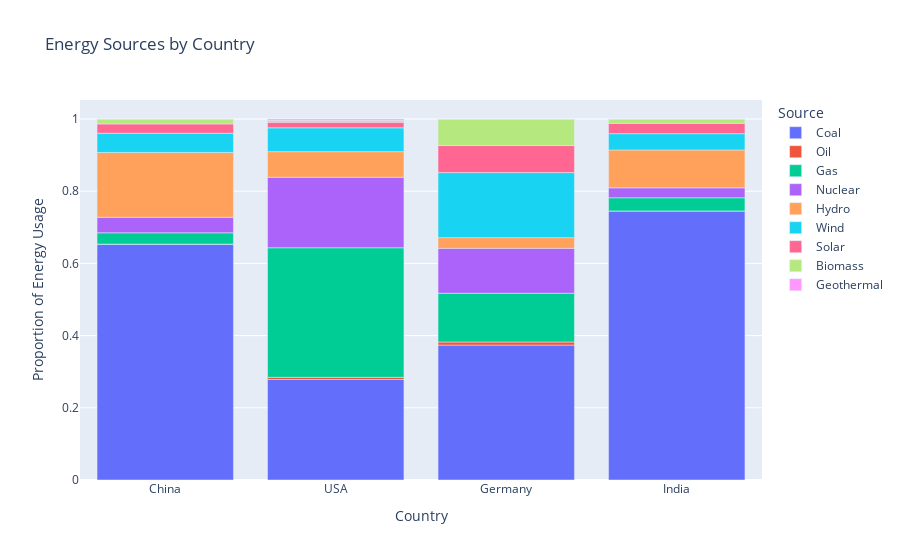

Notebook source saved alongside this figure:
### Code cell
energysource_fig = px.bar(df, x="country", 
                          y=['Coal','Oil','Gas','Nuclear','Hydro','Wind','Solar','Biomass','Geothermal'], 
                          title="Energy Sources by Country", 
                          )
energysource_fig.update_layout(xaxis_title="Country", yaxis_title='Proportion of Energy Usage', legend_title="Source")
energysource_fig.show()

### Figure 1 — Plotly figure (JSON) as saved in the notebook; plotly's stock layout.template omitted (floating-point values rounded to 4 significant figures)
{"data": [{"alignmentgroup": "True", "hovertemplate": "variable=Coal<br>country=%{x}<br>value=%{y}<extra></extra>", "legendgroup": "Coal", "marker": {"color": "#636efa"}, "name": "Coal", "offsetgroup": "Coal", "orientation": "v", "showlegend": true, "textposition": "auto", "type": "bar", "x": ["China", "USA", "Germany", "India"], "xaxis": "x", "y": [0.6532, 0.2783, 0.3737, 0.7454], "yaxis": "y"}, {"alignmentgroup": "True", "hovertemplate": "variable=Oil<br>country=%{x}<br>value=%{y}<extra></extra>", "legendgroup": "Oil", "marker": {"color": "#EF553B"}, "name": "Oil", "offsetgroup": "Oil", "orientation": "v", "showlegend": true, "textposition": "auto", "type": "bar", "x": ["China", "USA", "Germany", "India"], "xaxis": "x", "y": [0.0002186, 0.006109, 0.008516, 9.409e-05], "yaxis": "y"}, {"alignmentgroup": "True", "hovertemplate": "variable=Gas<br>country=%{x}<br>value=%{y}<extra></extra>", "legendgroup": "Gas", "marker": {"color": "#00cc96"}, "name": "Gas", "offsetgroup": "Gas", "orientation": "v", "showlegend": true, "textposition": "auto", "type": "bar", "x": ["China", "USA", "Germany", "India"], "xaxis": "x", "y": [0.0314, 0.3589, 0.1351, 0.03638], "yaxis": "y"}, {"alignmentgroup": "True", "hovertemplate": "variable=Nuclear<br>country=%{x}<br>value=%{y}<extra></extra>", "legendgroup": "Nuclear", "marker": {"color": "#ab63fa"}, "name": "Nuclear", "offsetgroup": "Nuclear", "orientation": "v", "showlegend": true, "textposition": "auto", "type": "bar", "x": ["China", "USA", "Germany", "India"], "xaxis": "x", "y": [0.04298, 0.1954, 0.1245, 0.0275], "yaxis": "y"}, {"alignmentgroup": "True", "hovertemplate": "variable=Hydro<br>country=%{x}<br>value=%{y}<extra></extra>", "legendgroup": "Hydro", "marker": {"color": "#FFA15A"}, "name": "Hydro", "offsetgroup": "Hydro", "orientation": "v", "showlegend": true, "textposition": "auto", "type": "bar", "x": ["China", "USA", "Germany", "India"], "xaxis": "x", "y": [0.1795, 0.07083, 0.02948, 0.1048], "yaxis": "y"}, {"alignmentgroup": "True", "hovertemplate": "variable=Wind<br>country=%{x}<br>value=%{y}<extra></extra>", "legendgroup": "Wind", "marker": {"color": "#19d3f3"}, "name": "Wind", "offsetgroup": "Wind", "orientation": "v", "showlegend": true, "textposition": "auto", "type": "bar", "x": ["China", "USA", "Germany", "India"], "xaxis": "x", "y": [0.0533, 0.06602, 0.1802, 0.04525], "yaxis": "y"}, {"alignmentgroup": "True", "hovertemplate": "variable=Solar<br>country=%{x}<br>value=%{y}<extra></extra>", "legendgroup": "Solar", "marker": {"color": "#FF6692"}, "name": "Solar", "offsetgroup": "Solar", "orientation": "v", "showlegend": true, "textposition": "auto", "type": "bar", "x": ["China", "USA", "Germany", "India"], "xaxis": "x", "y": [0.02577, 0.01545, 0.07501, 0.02864], "yaxis": "y"}, {"alignmentgroup": "True", "hovertemplate": "variable=Biomass<br>country=%{x}<br>value=%{y}<extra></extra>", "legendgroup": "Biomass", "marker": {"color": "#B6E880"}, "name": "Biomass", "offsetgroup": "Biomass", "orientation": "v", "showlegend": true, "textposition": "auto", "type": "bar", "x": ["China", "USA", "Germany", "India"], "xaxis": "x", "y": [0.01364, 0.00506, 0.07321, 0.01191], "yaxis": "y"}, {"alignmentgroup": "True", "hovertemplate": "variable=Geothermal<br>country=%{x}<br>value=%{y}<extra></extra>", "legendgroup": "Geothermal", "marker": {"color": "#FF97FF"}, "name": "Geothermal", "offsetgroup": "Geothermal", "orientation": "v", "showlegend": true, "textposition": "auto", "type": "bar", "x": ["China", "USA", "Germany", "India"], "xaxis": "x", "y": [0, 0.003867, 0.0003275, 0], "yaxis": "y"}], "layout": {"barmode": "relative", "legend": {"title": {"text": "Source"}, "tracegroupgap": 0}, "title": {"text": "Energy Sources by Country"}, "xaxis": {"anchor": "y", "domain": [0, 1], "title": {"text": "Country"}}, "yaxis": {"anchor": "x", "domain": [0, 1], "title": {"text": "Proportion of Energy Usage"}}}}
